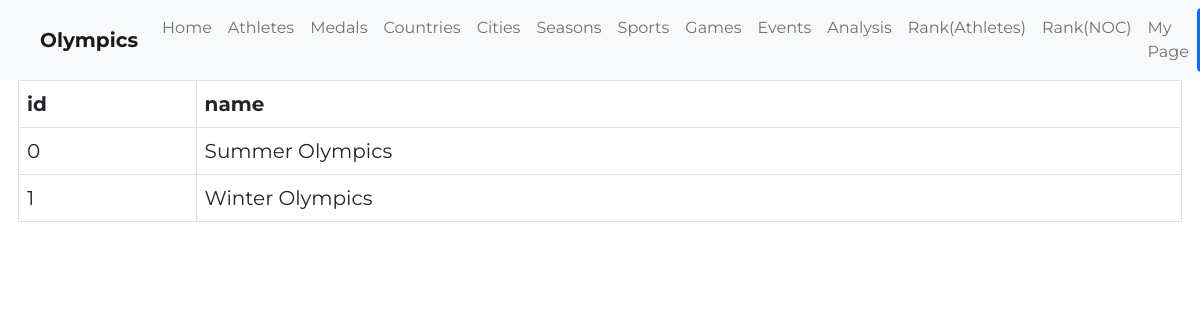
The app's page /Seasons.php with its own data.
### tables this page shows
CREATE TABLE Season (
    id INTEGER(6) PRIMARY KEY NOT NULL,
    name VARCHAR(30) NOT NULL
    );

### Seasons.php (the view, shortened to what this page needs)
<?php include_once 'dbh.inc.php'; ?>
<?php require('components/head.inc.php'); ?>
<?php include('components/navbar.inc.php'); ?>
<?php include('components/container.inc.php'); ?>
<?php
     $sql = "SELECT * FROM season;";
     $result = mysqli_query($conn, $sql);
     $resultCheck = mysqli_num_rows($result);
     if($resultCheck > 0){
          echo "<table class = \"table  table-bordered\" border = \"1\">";
          echo "<thead class=\"thead-dark\">";
          echo "<th scope=\"col\">id</th>";
          echo "<th scope=\"col\">name</th>";
          echo "</thead>";
          while($row = mysqli_fetch_assoc($result)){
               echo "<tr>" . "<td>" . $row['id'] . "</td>". "<td>" . $row['name'] . "</td>" . "<br>" . "</tr>";
          }
          echo "</table>";
     }
?>
</body>
</html>

### css/styles.css (style rules this page uses)
html, body { height: 100%; font-size: 1rem; font-family: "Montserrat", sans-serif; }

### records on screen
season: id "0", name "Summer Olympics"
season: id "1", name "Winter Olympics"
